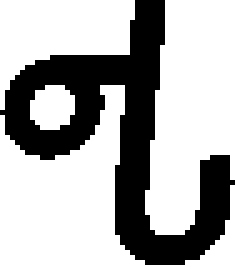
#> input picture laba_5/osmanya_chars_72/U10482_𐒂.bmp, 47 x 54 px (shown 5 times larger); its folder holds only this picture in this run
$ python main.py
#> lines starting #> are read from the running program, lines starting #| are printed output that depends on the picture; after the words box and inside, x2 and y2 are one past the last pixel; in counts of white or black regions, pixels touching at a corner belong together
import os
import numpy as np
import matplotlib.pyplot as plt
from PIL import Image

INPUT_FOLDER = "osmanya_chars_72"
OUTPUT_CSV = "osmanya_features_72.csv"
OUTPUT_PROFILES_FOLDER = "osmanya_profiles_72"

if not os.path.exists(OUTPUT_PROFILES_FOLDER):
    os.makedirs(OUTPUT_PROFILES_FOLDER)

def calculate_features(image_path):

#> called with image_path = 'osmanya_chars_72/U10482_𐒂.bmp'
    img = Image.open(image_path).convert('L')
#> img is the input picture: PIL image 47x54 L; 68.5% white; 1 black region, box (x1, y1, x2, y2) and area: (0, 0, 47, 53) 800
    img_array = np.array(img)

    mask = (img_array < 128).astype(int)
#> mask: shape (54, 47) int64; values 0 (black) and 1 (white), 31.5% white; 1 white region, box (x1, y1, x2, y2) and area: (0, 0, 47, 53) 800

    H, W = mask.shape
#> H = 54; W = 47

    mid_x = W // 2
#> mid_x = 23
    mid_y = H // 2
#> mid_y = 27
    if mid_x == 0 or mid_y == 0:
        return None, None

    q1 = mask[0:mid_y, 0:mid_x].sum()
#> q1 = 233
    q2 = mask[0:mid_y, mid_x:W].sum()
#> q2 = 190
    q3 = mask[mid_y:H, 0:mid_x].sum()
#> q3 = 54
    q4 = mask[mid_y:H, mid_x:W].sum()
#> q4 = 323

    quarter_area = mid_x * mid_y
#> quarter_area = 621
    q1_rel = q1 / quarter_area
#> q1_rel = 0.375
    q2_rel = q2 / quarter_area
#> q2_rel = 0.306
    q3_rel = q3 / quarter_area
#> q3_rel = 0.087
    q4_rel = q4 / quarter_area
#> q4_rel = 0.52

    total_weight = mask.sum()
#> total_weight = 800
    if total_weight == 0:
        return None, None

    y_indices, x_indices = np.indices((H, W))

    cx = (mask * x_indices).sum() / total_weight
#> cx = 23.98
    cy = (mask * y_indices).sum() / total_weight
#> cy = 26.81

    cx_rel = cx / W
#> cx_rel = 0.51
    cy_rel = cy / H
#> cy_rel = 0.496

    Ix = (mask * (y_indices - cy)**2).sum()
#> Ix = 149298.4
    Iy = (mask * (x_indices - cx)**2).sum()
#> Iy = 105558.8

    area = W * H
#> area = 2538
    Ix_norm = Ix / area
#> Ix_norm = 58.83
    Iy_norm = Iy / area
#> Iy_norm = 41.59

    profile_x = mask.sum(axis=0)
#> profile_x = 47 values, max 52 at index 27, min 1 at index 0, mean 17.02

    profile_y = mask.sum(axis=1)
#> profile_y = 54 values, max 30 at index 16, min 0 at index 53, mean 14.81

    return {
        "W": W, "H": H,
        "Q1": q1, "Q2": q2, "Q3": q3, "Q4": q4,
        "Q1_rel": q1_rel, "Q2_rel": q2_rel, "Q3_rel": q3_rel, "Q4_rel": q4_rel,
        "cx": cx, "cy": cy,
        "cx_rel": cx_rel, "cy_rel": cy_rel,
        "Ix": Ix, "Iy": Iy,
        "Ix_norm": Ix_norm, "Iy_norm": Iy_norm,
        "profile_x": profile_x,
        "profile_y": profile_y
    }, (profile_x, profile_y)

def plot_and_save_profile(profile, title, xlabel, ylabel, save_path):
    plt.figure(figsize=(10, 4))
    bars = plt.bar(range(len(profile)), profile, width=1.0, color='black')

    plt.xticks(np.arange(0, len(profile), step=max(1, len(profile)//10)))
    plt.yticks(np.arange(0, max(profile)+1, step=max(1, max(profile)//5)))

    plt.title(title)
    plt.xlabel(xlabel)
    plt.ylabel(ylabel)
    plt.grid(axis='y', linestyle='--', alpha=0.7)

    plt.tight_layout()
    plt.savefig(save_path, dpi=100)
    plt.close()

if __name__ == "__main__":
    data_rows = []

    header = ("Letter;W;H;Q1;Q2;Q3;Q4;Q1_rel;Q2_rel;Q3_rel;Q4_rel;"
              "cx;cy;cx_rel;cy_rel;Ix;Iy;Ix_norm;Iy_norm")

    files = sorted([f for f in os.listdir(INPUT_FOLDER) if f.endswith('.bmp')])

    print(f"Найдено {len(files)} символов, анализ...")

    for filename in files:
        letter = os.path.splitext(filename)[0]
        path = os.path.join(INPUT_FOLDER, filename)

        result, profiles = calculate_features(path)
#> result = 20 items

        if result is None:
            print(f"Пропущен {letter} (размер слишком мал для деления на четверти)")
            continue


        row = [letter, result['W'], result['H'],
               result['Q1'], result['Q2'], result['Q3'], result['Q4'],
               result['Q1_rel'], result['Q2_rel'], result['Q3_rel'], result['Q4_rel'],
               result['cx'], result['cy'], result['cx_rel'], result['cy_rel'],
               result['Ix'], result['Iy'], result['Ix_norm'], result['Iy_norm']]
#> row = ['U10482_𐒂', 47, 54, 233, 190, 54, 323, 0.375, 0.306, 0.087, 0.52, 23.98, 26.81, 0.51, 0.496, 149298.4, 105558.8, 58.83, 41.59]
        data_rows.append(row)

        profile_x, profile_y = profiles

        letter_display = letter.split('_')[0]

        plot_and_save_profile(
            profile_x,
            f"Вертикальный профиль символа '{letter_display}'",
            "Номер столбца", "Сумма чёрных пикселей",
            os.path.join(OUTPUT_PROFILES_FOLDER, f"{letter}_profile_x.png")
        )
#> in plot_and_save_profile, `bars = plt.bar(range(len(profile)), profile, width=1.0, color='black')`: bars = 47 items
#> in plot_and_save_profile, `plt.savefig(save_path, dpi=100)`:
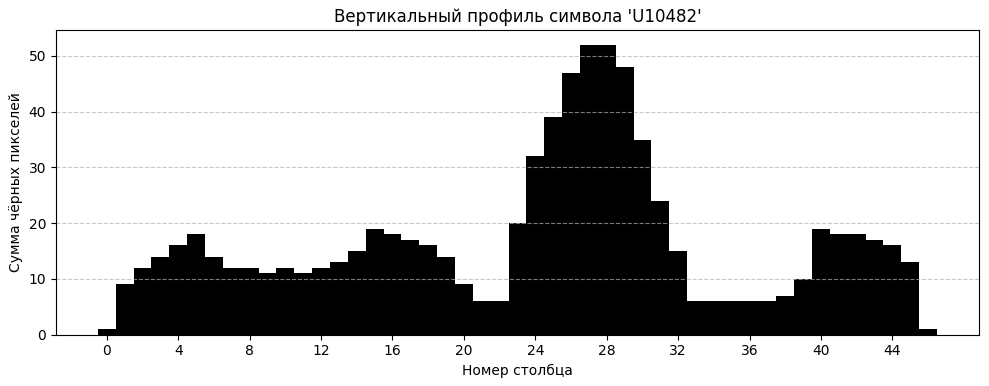
#> figure drawn by matplotlib, 1 panel

        plot_and_save_profile(
            profile_y,
            f"Горизонтальный профиль символа '{letter_display}'",
            "Номер строки", "Сумма чёрных пикселей",
            os.path.join(OUTPUT_PROFILES_FOLDER, f"{letter}_profile_y.png")
        )
#> call 2 of plot_and_save_profile, with profile = array of shape (54,), title = "Горизонтальный профиль символа 'U10482'", xlabel = 'Номер строки', ylabel = 'Сумма чёрных пикселей'
#> in plot_and_save_profile (call 2), `bars = plt.bar(range(len(profile)), profile, width=1.0, color='black')`: bars = 54 items
#> in plot_and_save_profile (call 2), `plt.savefig(save_path, dpi=100)`:
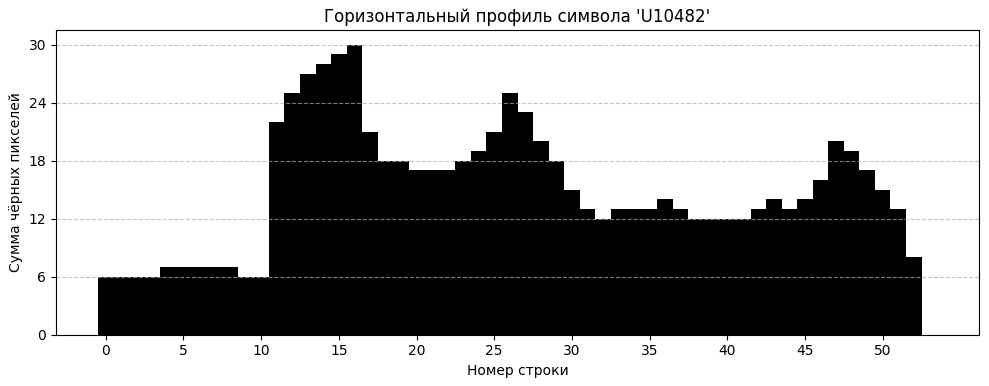
#> figure drawn by matplotlib, 1 panel; tallest bar 30 high, from x = 15.5 to 16.5

        print(f"Обработан символ: {letter}")

    with open(OUTPUT_CSV, 'w', encoding='utf-8') as f:
        f.write(header + '\n')
        for row in data_rows:
            row_str = ';'.join(str(v) for v in row)
            f.write(row_str + '\n')
#> this loop made 1 pass

$ run again, on laba_5/osmanya_chars_72/U1048A_𐒊.bmp
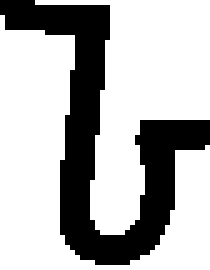
#> input picture laba_5/osmanya_chars_72/U1048A_𐒊.bmp, 42 x 54 px (shown 5 times larger)
#> in calculate_features, img is the input picture: PIL image 42x54 L; 70.5% white; 1 black region, box (x1, y1, x2, y2) and area: (0, 0, 42, 53) 670
#> mask: shape (54, 42) int64; values 0 (black) and 1 (white), 29.5% white; 1 white region, box (x1, y1, x2, y2) and area: (0, 0, 42, 53) 670
#> q1 = 249
#> q2 = 49
#> q3 = 164
#> q4 = 208
#> q1_rel = 0.439
#> q2_rel = 0.0864
#> q3_rel = 0.289
#> q4_rel = 0.367
#> total_weight = 670
#> cx = 20.55
#> cy = 27.05
#> cx_rel = 0.489
#> cy_rel = 0.501
#> Ix = 167714.3
#> Iy = 55420
#> Ix_norm = 73.95
#> Iy_norm = 24.44
#> in calculate_features, `profile_x = mask.sum(axis=0)`: profile_x = 42 values, max 51 at index 16, min 3 at index 0, mean 15.95
#> in calculate_features, `profile_y = mask.sum(axis=1)`: profile_y = 54 values, max 22 at index 1, min 0 at index 53, mean 12.41
#> result = 20 items
#> `row = [letter, result['W'], result['H'], result['Q1'], result['Q2'], r..`: row = ['U1048A_𐒊', 42, 54, 249, 49, 164, 208, 0.439, 0.0864, 0.289, 0.367, 20.55, 27.05, 0.489, 0.501, 167714.3, 55420, 73.95, 24.44]
#> bars = 42 items
#> in plot_and_save_profile, `plt.savefig(save_path, dpi=100)`:
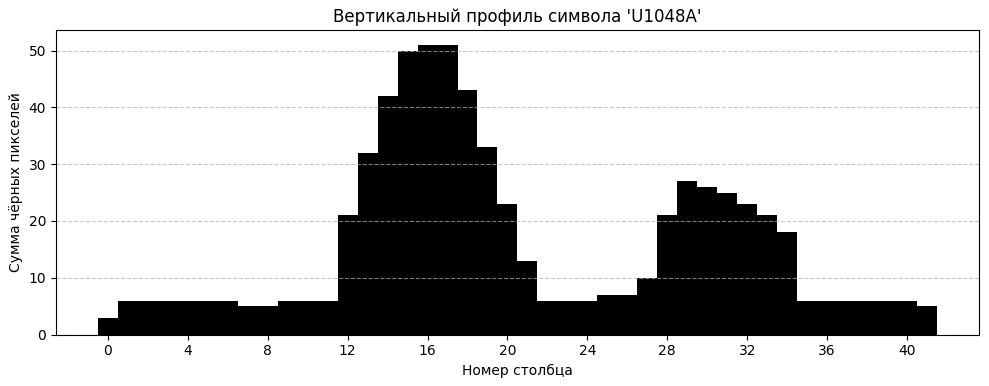
#> figure drawn by matplotlib, 1 panel
#> bars = 54 items
#> in plot_and_save_profile (call 2), `plt.savefig(save_path, dpi=100)`:
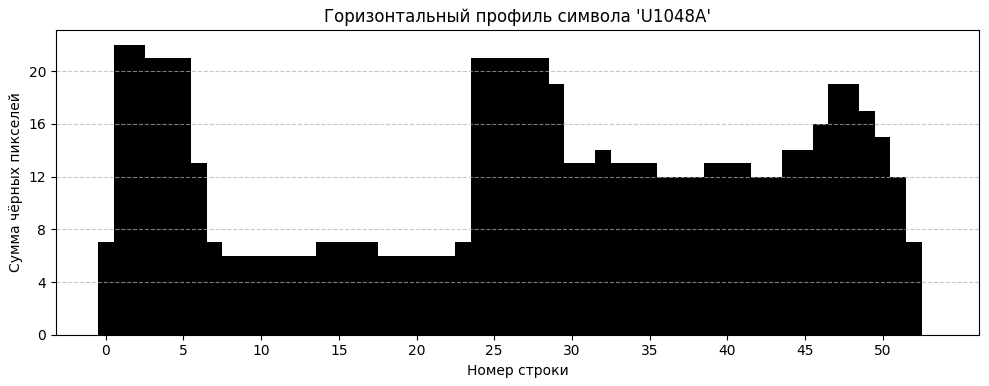
#> figure drawn by matplotlib, 1 panel
#> the loop `for row in data_rows:` made 1 pass

$ run again, on laba_5/osmanya_chars_72/U1048B_𐒋.bmp
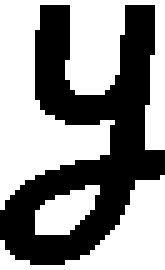
#> input picture laba_5/osmanya_chars_72/U1048B_𐒋.bmp, 33 x 54 px (shown 5 times larger)
#> in calculate_features, img is the input picture: PIL image 33x54 L; 56.7% white; 1 black region, box (x1, y1, x2, y2) and area: (0, 1, 33, 53) 771
#> mask: shape (54, 33) int64; values 0 (black) and 1 (white), 43.3% white; 1 white region, box (x1, y1, x2, y2) and area: (0, 1, 33, 53) 771
#> q1 = 158
#> q2 = 210
#> q3 = 197
#> q4 = 206
#> q1_rel = 0.366
#> q2_rel = 0.486
#> q3_rel = 0.456
#> q4_rel = 0.477
#> total_weight = 771
#> cx = 16.94
#> cy = 27.5
#> cx_rel = 0.513
#> cy_rel = 0.509
#> Ix = 165262.7
#> Iy = 54935.9
#> Ix_norm = 92.74
#> Iy_norm = 30.83
#> in calculate_features, `profile_x = mask.sum(axis=0)`: profile_x = 33 values, max 40 at index 25, min 5 at index 32, mean 23.36
#> in calculate_features, `profile_y = mask.sum(axis=1)`: profile_y = 54 values, max 25 at index 35, min 0 at index 0, mean 14.28
#> result = 20 items
#> `row = [letter, result['W'], result['H'], result['Q1'], result['Q2'], r..`: row = ['U1048B_𐒋', 33, 54, 158, 210, 197, 206, 0.366, 0.486, 0.456, 0.477, 16.94, 27.5, 0.513, 0.509, 165262.7, 54935.9, 92.74, 30.83]
#> bars = 33 items
#> in plot_and_save_profile, `plt.savefig(save_path, dpi=100)`:
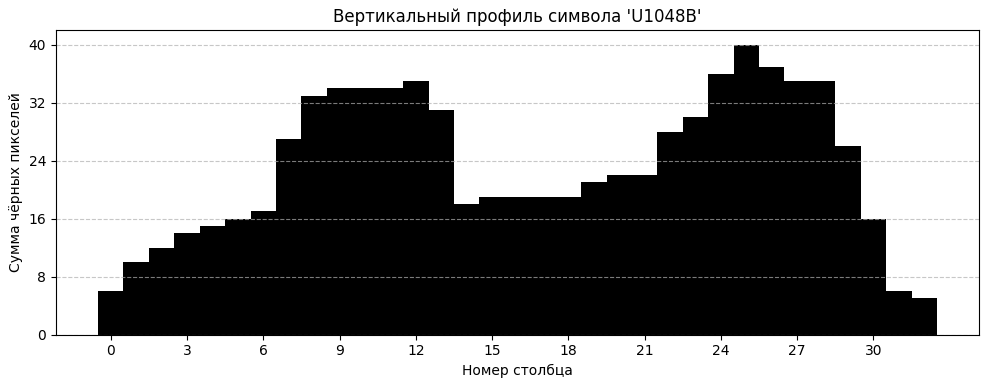
#> figure drawn by matplotlib, 1 panel; tallest bar 40 high, from x = 24.5 to 25.5
#> bars = 54 items
#> in plot_and_save_profile (call 2), `plt.savefig(save_path, dpi=100)`:
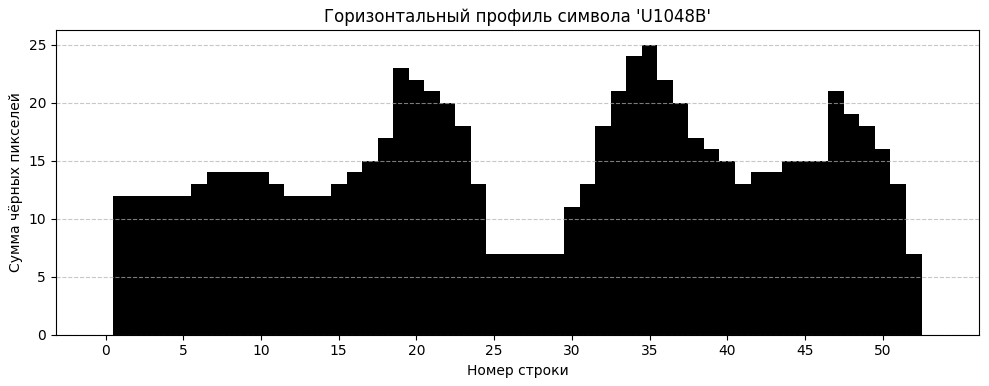
#> figure drawn by matplotlib, 1 panel; tallest bar 25 high, from x = 34.5 to 35.5
#> the loop `for row in data_rows:` made 1 pass
